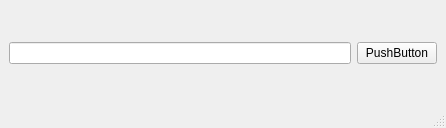
<?xml version="1.0" encoding="UTF-8"?>
<ui version="4.0">
 <class>MainWindow</class>
 <widget class="QMainWindow" name="MainWindow">
  <property name="geometry">
   <rect>
    <x>0</x>
    <y>0</y>
    <width>446</width>
    <height>128</height>
   </rect>
  </property>
  <property name="windowTitle">
   <string>MainWindow</string>
  </property>
  <widget class="QWidget" name="centralwidget">
   <layout class="QHBoxLayout" name="horizontalLayout">
    <item>
     <widget class="QLineEdit" name="lineEdit"/>
    </item>
    <item>
     <widget class="QPushButton" name="pushButton">
      <property name="text">
       <string>PushButton</string>
      </property>
     </widget>
    </item>
   </layout>
  </widget>
  <widget class="QMenuBar" name="menubar">
   <property name="geometry">
    <rect>
     <x>0</x>
     <y>0</y>
     <width>446</width>
     <height>33</height>
    </rect>
   </property>
  </widget>
  <widget class="QStatusBar" name="statusbar"/>
 </widget>
 <resources/>
 <connections/>
</ui>
